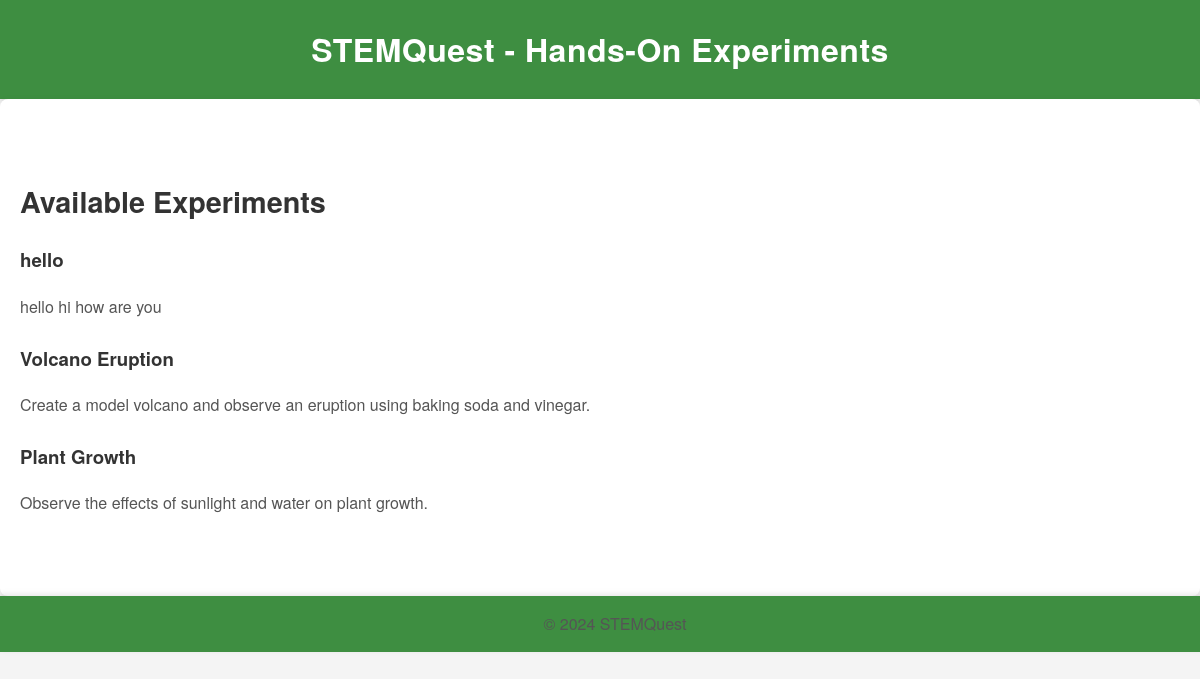
The app's page /experiments/ with its own data.
### learning/models.py (models this page shows, shortened)
class Experiment(models.Model):
    title = models.CharField(max_length=200)
    description = models.TextField()
    created_at = models.DateTimeField(auto_now_add=True)

### learning/views.py (the view)
# urls.py: path('experiments/', views.experiments_view, name='experiments'),
def experiments_view(request):
    experiments = Experiment.objects.all()  # Fetch all experiments from the database
    return render(request, 'learning/index.html', {'experiments': experiments})

### learning/templates/learning/index.html (shortened to what this page needs)
{% load static %}
<!DOCTYPE html>
<html lang="en">
<head>
    <link rel="stylesheet" href="{% static 'style1.css' %}">
</head>
<body>
    <header>
        <h1>STEMQuest - Hands-On Experiments</h1>
    </header>
    <main>
        <section id="experiments">
            <h2>Available Experiments</h2>
            {% if experiments %}
                {% for experiment in experiments %}
                    <h3>{{ experiment.title }}</h3>
                    <p>{{ experiment.description }}</p>
                {% endfor %}
            {% else %}
                <p>No experiments available at the moment.</p>
            {% endif %}
        </section>
    </main>
    <footer>
        <p>&copy; 2024 STEMQuest</p>
    </footer>
</body>
</html>

### learning/static/style1.css (style rules this page uses)
body { font-family: 'Helvetica Neue', Arial, sans-serif; margin: 0; padding: 0; background-color: #f4f4f4; color: #333; line-height: 1.6; }
header { background-color: #3e8e41; color: white; padding: 1.5em; text-align: center; box-shadow: 0 4px 6px rgba(0, 0, 0, 0.1); }
header h1 { margin: 0; font-size: 2rem; font-weight: 600; letter-spacing: 0.5px; }
main { max-width: 1200px; margin: 0 auto; padding: 40px 20px; background-color: #fff; box-shadow: 0 2px 8px rgba(0, 0, 0, 0.05); border-radius: 8px; }
section { margin: 40px 0; text-align: left; }
h2 { font-size: 1.8rem; margin-bottom: 20px; color: #333; }
footer { background-color: #3e8e41; color: white; padding: 15px; text-align: center; font-size: 0.9rem; box-shadow: 0 -2px 6px rgba(0, 0, 0, 0.1); position: relative; bottom: 0; width: 100%; }
footer p { margin: 0; }
p { margin-bottom: 1.5em; font-size: 1rem; color: #555; }

### records on screen
Experiment: title "hello", description "hello hi how are you"
Experiment: title "Volcano Eruption", description "Create a model volcano and observe an eruption using baking soda and vinegar."
Experiment: title "Plant Growth", description "Observe the effects of sunlight and water on plant growth."
